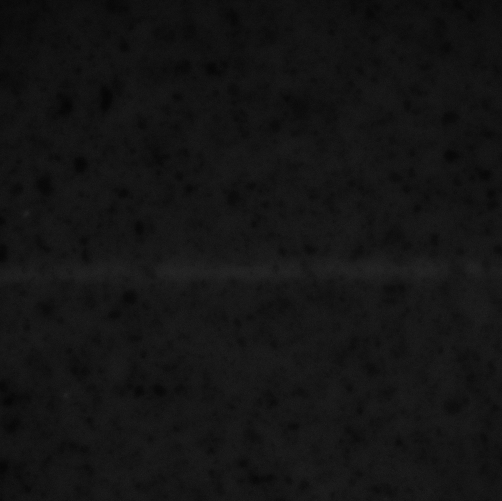
#> input picture test_DATA/UVData/im0.tif, 1004 x 1002 px, found by its file name (shown at 1/2 size); the run also reads 2 pictures not shown here
$ python profile_image.py
#> lines starting #> are read from the running program, lines starting #| are printed output that depends on the picture
### image_registration/image.py
# -*- coding: utf-8 -*-
"""
Created on Tue May 10 17:15:48 2016

@author: Quentin Peter

This module does image registration.

The scale difference should be reasonable (~2x)

If you crop the images to reasonable size, the algorithm is much faster:
eg:
511x511   : 0.058s
512x512   : 0.058s
513x513   : 0.066s /!\ 15% increase!
1024x1024 : 0.34s
4096x4096 : 9s

based on:

An FFT-Based Technique for Translation, Rotation, and Scale-Invariant
 Image Registration
B. Srinivasa Reddy and B. N. Chatterji

Works with Python 3.5

The input is casted to float32. If you need more precision, you can always
use these functions to detect the rotation and then rotate yourself with scipy
(slower but keep the precision)

Copyright (C) 2016  Quentin Peter

This program is free software: you can redistribute it and/or modify
it under the terms of the GNU General Public License as published by
the Free Software Foundation, either version 3 of the License, or
(at your option) any later version.

This program is distributed in the hope that it will be useful,
but WITHOUT ANY WARRANTY; without even the implied warranty of
MERCHANTABILITY or FITNESS FOR A PARTICULAR PURPOSE.  See the
GNU General Public License for more details.

You should have received a copy of the GNU General Public License
along with this program.  If not, see <http://www.gnu.org/licenses/>.

"""
#import libraries
import numpy as np
import cv2
from scipy.optimize import curve_fit # /!\ SLOW! avoid
from scipy.ndimage.measurements import label


######################
#High level functions#
######################


# [516 lines left out: functions register_images, find_rotation_scale, find_shift_dft, find_shift_cc, combine_images, orientation_angle and 3 more, not called in this run]

def rotate_scale(im, angle, scale, borderValue=0, interp=cv2.INTER_CUBIC):
    """Rotates and scales the image

    Parameters
    ----------
    im: 2d array
        The image
    angle: number
        The angle, in radians, to rotate
    scale: positive number
        The scale factor
    borderValue: number, default 0
        The value for the pixels outside the border (default 0)

    Returns
    -------
    im: 2d array
        the rotated and scaled image

    Notes
    -----
    The output image has the same size as the input.
    Therefore the image may be cropped in the process.
    """
    im=np.asarray(im,dtype=np.float32)
    rows,cols = im.shape
    M = cv2.getRotationMatrix2D((cols/2,rows/2),-angle*180/np.pi,1/scale)
    im = cv2.warpAffine(im,M,(cols,rows),
                        borderMode=cv2.BORDER_CONSTANT,
                        flags=interp,
                        borderValue=borderValue)#REPLICATE
    return im

# [549 lines left out: functions shift_image, rotate_scale_shift, polar_fft, pad_img, clamp_angle, ccs_normalize and 6 more, not called in this run]

### test_script/profile_image.py
# -*- coding: utf-8 -*-
"""
Created on Mon Jun  6 14:05:10 2016

@author: quentinpeter

profile register_image

Copyright (C) 2016  Quentin Peter

This program is free software: you can redistribute it and/or modify
it under the terms of the GNU General Public License as published by
the Free Software Foundation, either version 3 of the License, or
(at your option) any later version.

This program is distributed in the hope that it will be useful,
but WITHOUT ANY WARRANTY; without even the implied warranty of
MERCHANTABILITY or FITNESS FOR A PARTICULAR PURPOSE.  See the
GNU General Public License for more details.

You should have received a copy of the GNU General Public License
along with this program.  If not, see <http://www.gnu.org/licenses/>.
"""
import sys
sys.path.append('chreg')
import matplotlib.image as mpimg
import numpy as np
import image_registration.image as ir
import importlib
#%% nload images
fns=['test_DATA/UVData/im0.tif']
fns.append('test_DATA/UVData/im1.tif')
fns.append('test_DATA/UVData/ba_e1105qt5_500ms.tif')
fns.append('test_DATA/UVData/ba_e1105qt5bg2_1000ms.tif')
fns.append('test_DATA/UVData/ba_e1105qt5bg3_1000ms.tif')
imgs=[mpimg.imread(fn) for fn in fns]
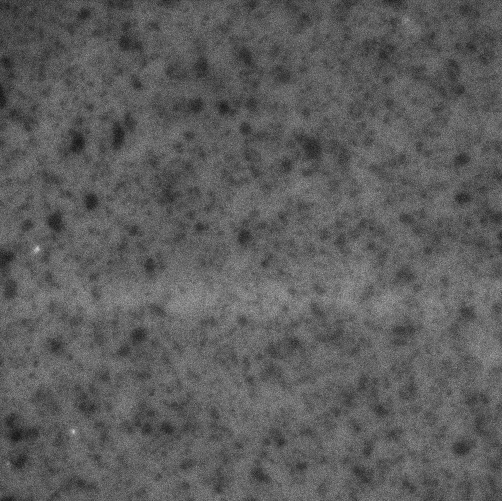
#> input picture test_DATA/UVData/im1.tif, 1004 x 1002 px, found by its file name (shown at 1/2 size)
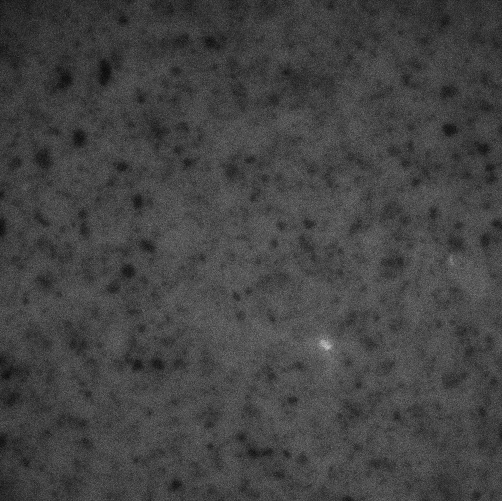
#> input picture test_DATA/UVData/ba_e1105qt5_500ms.tif, 1004 x 1002 px, found by its file name (shown at 1/2 size)
#> imgs = 5 items

#%%
im0=imgs[2][:512,:512]
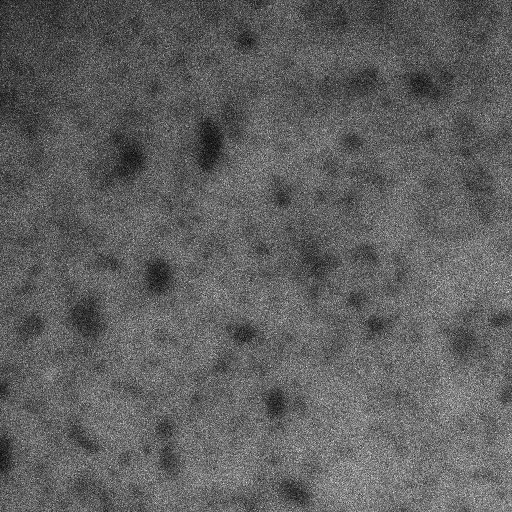
#> im0: shape (512, 512) uint16; min 22, max 5387, mean 2042.8; drawn with min black and max white
im1=ir.rotate_scale(im0-im0.mean(),np.pi/3,1.6)
#> in rotate_scale, `im = cv2.warpAffine(im,M,(cols,rows), borderMode=cv2.BORDER_CONSTANT, ..`:
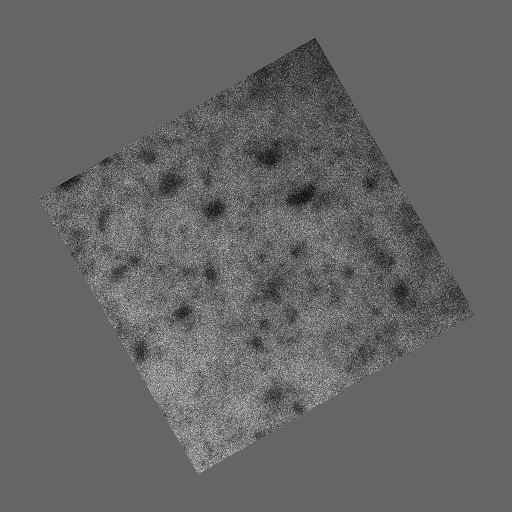
#> im: shape (512, 512) float32; min -1895.1, max 2852.7, mean -0.3; drawn with min black and max white
im0=np.float32(im0)
im1=np.float32(im1)
#%%
importlib.reload(ir)
#%%
for i in range(100):
    ir.register_images(im0,im1)
#> this loop made 100 passes
